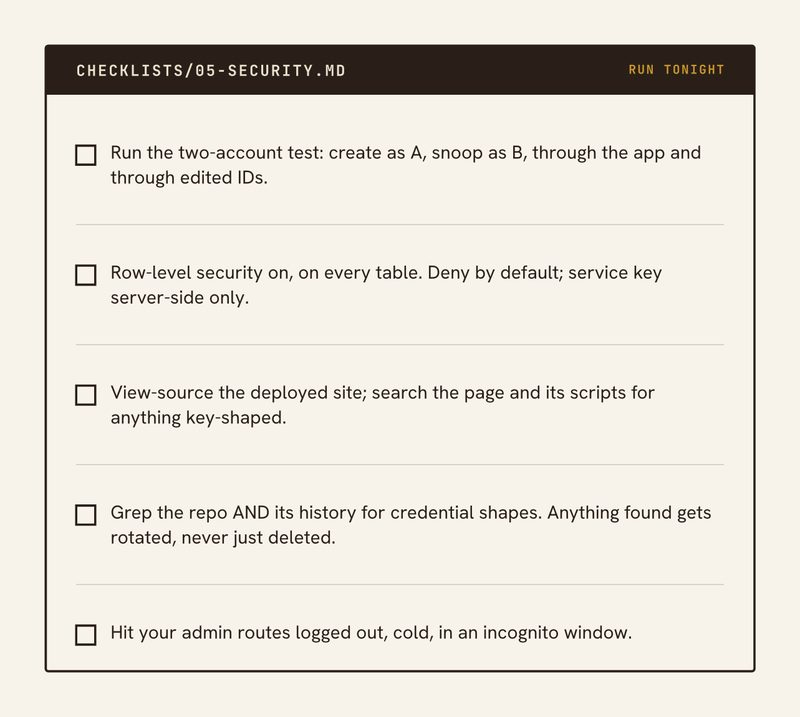
#> input picture .planning/design/mock-assets/card.jpg, 800 x 717 px, given in place of ., which was not available
$ python -i visual_qa.py   (imports and definitions only)
#> lines starting #> are read from the running program, lines starting #| are printed output that depends on the picture
"""C3.1: the mechanical half of visual QA, off every model.

Harness v2 run E, written from .claude/briefs/harness-v2-e-visualqa-fablegate.md. Python 3.14
with PIL and numpy, stdlib otherwise. Turns a directory of PNG captures (plus optional axe,
Lighthouse and overflow JSON) into PASS/CHANGED/FAIL lines, one downscaled contact sheet, and
an E3-schema digest.json. Only the sheet is meant to reach a model.

Three modes:
  visual_qa.py --captures DIR --out DIR [--baseline DIR] [--axe-json F] [--lighthouse-json F]
               [--overflow-json F]
  visual_qa.py --sheet DIR --out DIR          (the contact sheet only, no checks, no digest)
  visual_qa.py --selftest
"""

import argparse
import json
import math
import os
import shutil
import sys
import tempfile

import numpy as np
from PIL import Image, ImageDraw, ImageFont

HERE = os.path.dirname(os.path.abspath(__file__))
REPO = os.path.abspath(os.path.join(HERE, "..", ".."))

sys.path.insert(0, HERE)
import digest_check  # noqa: E402

THUMB_W = 360
MAX_THUMB_H = 640
LABEL_H = 24
COLS_MAX = 4
LONG_EDGE_MAX = 2576
TOKENS_MAX = 4784
BLANK_STD = 2.0
DRIFT_CHANNEL_THRESHOLD = 16
DRIFT_RATIO_THRESHOLD = 0.005
LIGHTHOUSE_MIN = 0.95


# --- small helpers -------------------------------------------------------------------------

# [48 lines left out: functions list_pngs, load_json, compute_blank, compute_drift, count_serious_critical, not called in this run]


# --- contact sheet ---------------------------------------------------------------------------

def build_sheet(image_paths):
    thumbs = []
    for p in image_paths:
        im = Image.open(p).convert("RGB")
#> im is the input picture: PIL image 800x717 RGB; mean R, G, B 228.2, 223.6, 214.9
        w, h = im.size
#> w = 800; h = 717
        new_h = max(1, round(h * THUMB_W / w))
#> new_h = 323
        thumb = im.resize((THUMB_W, new_h), Image.LANCZOS)
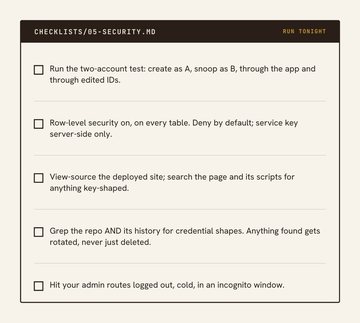
#> thumb: PIL image 360x323 RGB; mean R, G, B 228, 223.5, 214.8
#> pass 3 of the loop in build_sheet, `for p in image_paths:`:
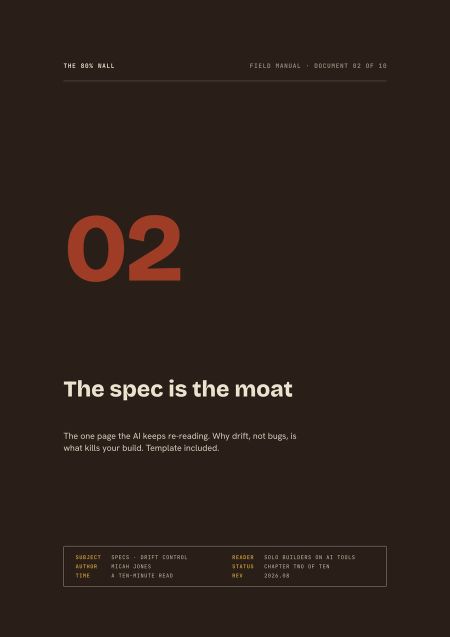
#> input picture .planning/design/mock-assets/opener02.jpg, 900 x 1273 px, given in place of , which was not available (shown at 1/2 size)
#> in build_sheet, im is the input picture: PIL image 900x1273 RGB; mean R, G, B 44.7, 32.4, 26
#> in build_sheet, `thumb = im.resize((THUMB_W, new_h), Image.LANCZOS)`:
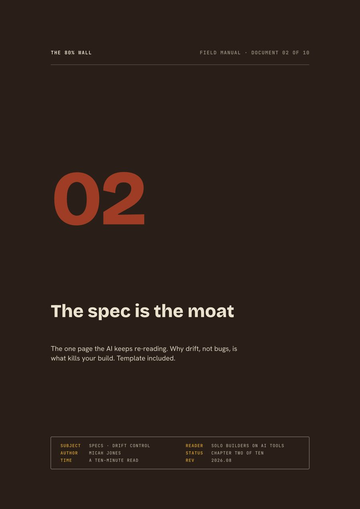
#> thumb: PIL image 360x509 RGB; mean R, G, B 44.7, 32.4, 26
#> the loop made 9 passes; the first 3 are shown
        if new_h > MAX_THUMB_H:
            thumb = thumb.crop((0, 0, THUMB_W, MAX_THUMB_H))
        thumbs.append((os.path.basename(p), thumb))

    if not thumbs:
        return Image.new("RGB", (THUMB_W, LABEL_H), "white")

    cell_h = max(t.size[1] for _, t in thumbs)
    cols = min(COLS_MAX, len(thumbs))
    rows = math.ceil(len(thumbs) / cols)
    sheet_w = cols * THUMB_W
    sheet_h = rows * (cell_h + LABEL_H)
    sheet = Image.new("RGB", (sheet_w, sheet_h), "white")
    draw = ImageDraw.Draw(sheet)
    font = ImageFont.load_default()

    for i, (name, thumb) in enumerate(thumbs):
        col = i % cols
        row = i // cols
        x = col * THUMB_W
        y = row * (cell_h + LABEL_H)
        sheet.paste(thumb, (x, y))
        draw.text((x + 4, y + cell_h + 4), name, fill=(0, 0, 0), font=font)

    # Scale the whole assembled sheet down (never the individual thumbnails) until both the
    # long-edge and visual-token budgets hold.
    w, h = sheet.size
    scale = 1.0
    if max(w, h) > LONG_EDGE_MAX:
        scale = LONG_EDGE_MAX / float(max(w, h))

    # [4 lines left out: function tokens_for, not called in this run]

    tokens, nw, nh = tokens_for(scale)
    guard = 0
    while tokens > TOKENS_MAX and guard < 400:
        scale *= 0.95
        tokens, nw, nh = tokens_for(scale)
        guard += 1

    if scale < 1.0:
        sheet = sheet.resize((nw, nh), Image.LANCZOS)
    return sheet


def sheet_visual_tokens(sheet):
    w, h = sheet.size
    return math.ceil(w / 28) * math.ceil(h / 28)


# --- analysis (shared by --captures and --selftest) ------------------------------------------

# [329 lines left out: functions analyze_captures, overall_verdict, captures_mode, sheet_only_mode, selftest, main, not called in this run]


# [2 lines not run here, left out]

#> (the run stopped early here; a loop or call above may not have finished)
